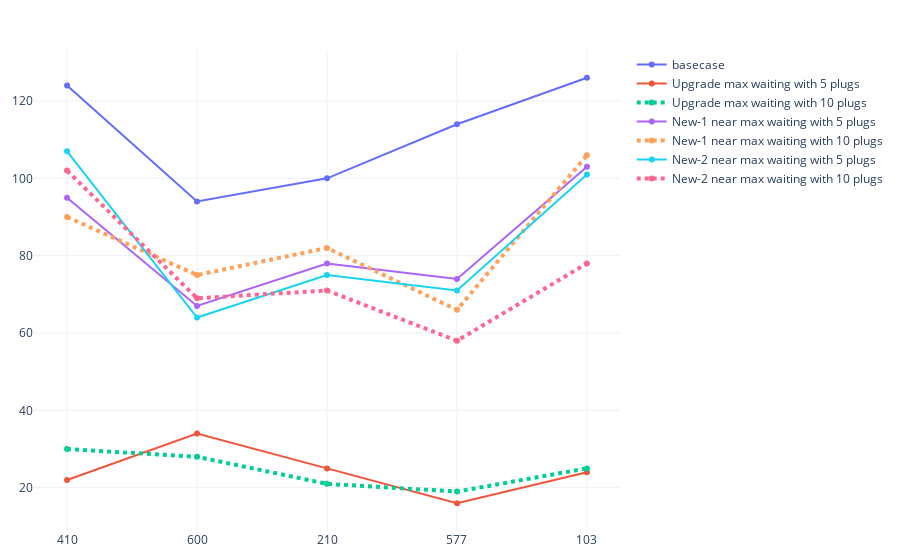

The code cell stored with this chart in its notebook:
### Code cell
# waiting session count
fig = go.Figure()
fig.add_trace(go.Scatter(x=seeds, y=count_stats[(500 <= count_stats['analysis_id']) & (count_stats['analysis_id']<= 504)].sort_values('analysis_id')['wait_count'],
                    mode='lines+markers',
                    name='basecase'))
fig.add_trace(go.Scatter(x=seeds, y=count_stats[(506 <= count_stats['analysis_id']) & (count_stats['analysis_id']<= 510)].sort_values('analysis_id')['wait_count'],
                    mode='lines+markers',
                    name='Upgrade max waiting with 5 plugs'))
fig.add_trace(go.Scatter(x=seeds, y=count_stats[(511 <= count_stats['analysis_id']) & (count_stats['analysis_id']<= 515)].sort_values('analysis_id')['wait_count'],
                    mode='lines+markers',
                    name='Upgrade max waiting with 10 plugs', line=dict(width=4, dash='dot')))
fig.add_trace(go.Scatter(x=seeds, y=count_stats[(516 <= count_stats['analysis_id']) & (count_stats['analysis_id']<= 520)].sort_values('analysis_id')['wait_count'],
                    mode='lines+markers',
                    name='New-1 near max waiting with 5 plugs'))
fig.add_trace(go.Scatter(x=seeds, y=count_stats[(521 <= count_stats['analysis_id']) & (count_stats['analysis_id']<= 525)].sort_values('analysis_id')['wait_count'],
                    mode='lines+markers',
                    name='New-1 near max waiting with 10 plugs', line=dict(width=4, dash='dot')))
fig.add_trace(go.Scatter(x=seeds, y=count_stats[(526 <= count_stats['analysis_id']) & (count_stats['analysis_id']<= 530)].sort_values('analysis_id')['wait_count'],
                    mode='lines+markers',
                    name='New-2 near max waiting with 5 plugs'))
fig.add_trace(go.Scatter(x=seeds, y=count_stats[(531 <= count_stats['analysis_id']) & (count_stats['analysis_id']<= 535)].sort_values('analysis_id')['wait_count'],
                    mode='lines+markers',
                    name='New-2 near max waiting with 10 plugs', line=dict(width=4, dash='dot')))
fig.update_xaxes(type='category')
fig.update_layout(margin=dict(l=20, r=20, t=50, b=20), uniformtext_minsize=8, uniformtext_mode='hide', template='plotly_white')
fig.show()

### Figure 1 — Plotly figure (JSON) as saved in the notebook; plotly's stock layout.template omitted (floating-point values rounded to 4 significant figures)
{"data": [{"mode": "lines+markers", "name": "basecase", "type": "scatter", "x": ["410", "600", "210", "577", "103"], "y": [124, 94, 100, 114, 126]}, {"mode": "lines+markers", "name": "Upgrade max waiting with 5 plugs", "type": "scatter", "x": ["410", "600", "210", "577", "103"], "y": [22, 34, 25, 16, 24]}, {"line": {"dash": "dot", "width": 4}, "mode": "lines+markers", "name": "Upgrade max waiting with 10 plugs", "type": "scatter", "x": ["410", "600", "210", "577", "103"], "y": [30, 28, 21, 19, 25]}, {"mode": "lines+markers", "name": "New-1 near max waiting with 5 plugs", "type": "scatter", "x": ["410", "600", "210", "577", "103"], "y": [95, 67, 78, 74, 103]}, {"line": {"dash": "dot", "width": 4}, "mode": "lines+markers", "name": "New-1 near max waiting with 10 plugs", "type": "scatter", "x": ["410", "600", "210", "577", "103"], "y": [90, 75, 82, 66, 106]}, {"mode": "lines+markers", "name": "New-2 near max waiting with 5 plugs", "type": "scatter", "x": ["410", "600", "210", "577", "103"], "y": [107, 64, 75, 71, 101]}, {"line": {"dash": "dot", "width": 4}, "mode": "lines+markers", "name": "New-2 near max waiting with 10 plugs", "type": "scatter", "x": ["410", "600", "210", "577", "103"], "y": [102, 69, 71, 58, 78]}], "layout": {"autosize": true, "margin": {"b": 20, "l": 20, "r": 20, "t": 50}, "uniformtext": {"minsize": 8, "mode": "hide"}, "xaxis": {"autorange": true, "range": [-0.2409, 4.241], "type": "category"}, "yaxis": {"autorange": true, "range": [8.485, 133.5], "type": "linear"}}}
